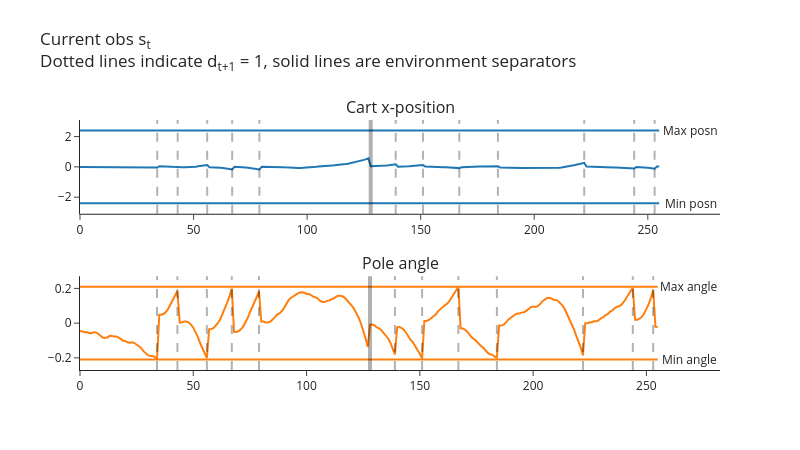
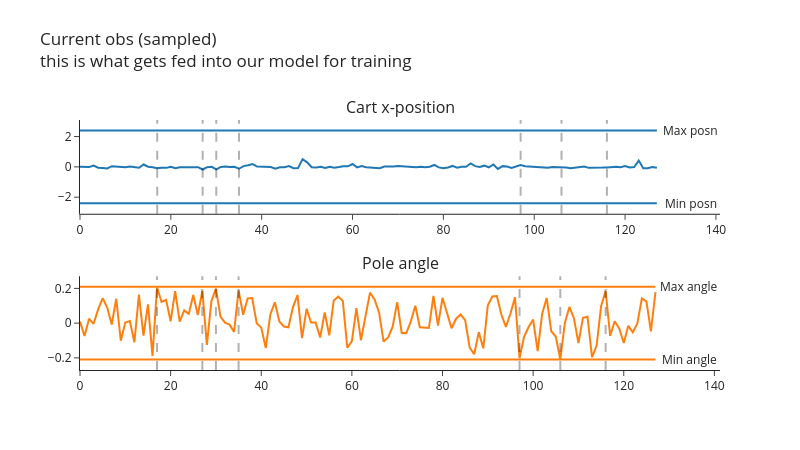

Notebook source saved alongside these figures, in order:
### Markdown cell above
Like before, here's some code to generate and plot observations.

The first plot shows the current observations $s_t$ (with dotted lines indicating a terminated episode $d_{t+1} = 1$). The solid lines indicate the transition between different environments in `envs` (this demo uses `num_envs = 2`). There are `batch_size = num_steps_per_rollout * num_envs = 128 * 2 = 256` observations in total, with `128` coming from each environment.

The second plot shows a single minibatch of sampled experiences from full memory. Each minibatch has size `minibatch_size = 128`, and `minibatches` contains in total `batches_per_learning_phase * (batch_size // minibatch_size) = 2 * 2 = 4` minibatches.

Note that we don't need to worry about terminal observations here, because we're not actually logging `next_obs` (unlike DQN, this won't be part of our loss function).

### Code cell
num_steps_per_rollout = 128
num_envs = 2
batch_size = num_steps_per_rollout * num_envs  # 256

minibatch_size = 128
num_minibatches = batch_size // minibatch_size  # 2

batches_per_learning_phase = 2

envs = CartPole(num_envs=num_envs)  # GPU-batched env: reset()/step() return on-device tensors
memory = ReplayMemory(num_ # @    .       .               .            .       . . .     weeeeddddd    ewefwfer4442423rrgfrrrdwsrdwenvs, (4,), (), batch_size, minibatch_size, batches_per_learning_phase)

logprobs = values = t.zeros(num_envs, device=device)  # dummy values, just so we can see demo of plot
obs, _ = envs.reset()

for i in range(num_steps_per_rollout):  # the locally-defined 128, matching this cell's batch_size
    # Choose a random action and step the env (actions are an on-device tensor for the batched env)
    actions = t.randint(0, envs.single_action_space.n, (num_envs,), device=device)
    next_obs, rewards, terminated, truncated, infos = envs.step(actions)

    # Add experience to memory (everything is already an on-device tensor)
    memory.add(obs, actions, logprobs, values, rewards, terminated)
    obs = next_obs

plot_cartpole_obs_and_dones(
    t.stack(memory.obs).cpu(),
    t.stack(memory.terminated).cpu(),
    title="Current obs s<sub>t</sub><br>Dotted lines indicate d<sub>t+1</sub> = 1, solid lines are environment separators",
)

next_value = next_done = t.zeros(envs.num_envs).to(device)  # dummy values, just so we can see demo of plot
minibatches = memory.get_minibatches(next_value, next_done, gamma=0.99, gae_lambda=0.95)

plot_cartpole_obs_and_dones(
    minibatches[0].obs.cpu(),
    minibatches[0].terminated.cpu(),
    title="Current obs (sampled)<br>this is what gets fed into our model for training",
)

### Figure 1 — Plotly figure (JSON) as saved in the notebook; plotly's stock layout.template omitted (floating-point values rounded to 4 significant figures; data arrays with more than 128 entries replaced by an {"elided": "..."} marker saying what was removed)
{"data": [{"marker": {"color": "#1F77B4"}, "mode": "lines", "name": "posn", "type": "scatter", "xaxis": "x", "y": {"elided": "256 float values"}, "yaxis": "y"}, {"marker": {"color": "#1F77B4"}, "mode": "lines", "name": "posn_min", "type": "scatter", "xaxis": "x", "y": {"elided": "256 float values"}, "yaxis": "y"}, {"marker": {"color": "#1F77B4"}, "mode": "lines", "name": "posn_max", "type": "scatter", "xaxis": "x", "y": {"elided": "256 float values"}, "yaxis": "y"}, {"marker": {"color": "#FF7F0E"}, "mode": "lines", "name": "angle", "type": "scatter", "xaxis": "x2", "y": {"elided": "256 float values"}, "yaxis": "y2"}, {"marker": {"color": "#FF7F0E"}, "mode": "lines", "name": "angle_min", "type": "scatter", "xaxis": "x2", "y": {"elided": "256 float values"}, "yaxis": "y2"}, {"marker": {"color": "#FF7F0E"}, "mode": "lines", "name": "angle_max", "type": "scatter", "xaxis": "x2", "y": {"elided": "256 float values"}, "yaxis": "y2"}], "layout": {"annotations": [{"font": {"size": 16}, "showarrow": false, "text": "Cart x-position", "x": 0.5, "xanchor": "center", "xref": "paper", "y": 1, "yanchor": "bottom", "yref": "paper"}, {"font": {"size": 16}, "showarrow": false, "text": "Pole angle", "x": 0.5, "xanchor": "center", "xref": "paper", "y": 0.375, "yanchor": "bottom", "yref": "paper"}, {"showarrow": false, "text": "Min posn", "x": 268.8, "xref": "x", "y": -2.4, "yref": "y"}, {"showarrow": false, "text": "Min angle", "x": 268.8, "xref": "x2", "y": -0.2095, "yref": "y2"}, {"showarrow": false, "text": "Max posn", "x": 268.8, "xref": "x", "y": 2.4, "yref": "y"}, {"showarrow": false, "text": "Max angle", "x": 268.8, "xref": "x2", "y": 0.2095, "yref": "y2"}], "height": 450, "hovermode": "x unified", "margin": {"t": 120}, "shapes": [{"line": {"color": "black", "dash": "dash", "width": 2}, "type": "line", "x0": 34, "x1": 34, "xref": "x", "y0": 0, "y1": 1, "yref": "y domain"}, {"line": {"color": "black", "dash": "dash", "width": 2}, "type": "line", "x0": 43, "x1": 43, "xref": "x", "y0": 0, "y1": 1, "yref": "y domain"}, {"line": {"color": "black", "dash": "dash", "width": 2}, "type": "line", "x0": 56, "x1": 56, "xref": "x", "y0": 0, "y1": 1, "yref": "y domain"}, {"line": {"color": "black", "dash": "dash", "width": 2}, "type": "line", "x0": 67, "x1": 67, "xref": "x", "y0": 0, "y1": 1, "yref": "y domain"}, {"line": {"color": "black", "dash": "dash", "width": 2}, "type": "line", "x0": 79, "x1": 79, "xref": "x", "y0": 0, "y1": 1, "yref": "y domain"}, {"line": {"color": "black", "dash": "dash", "width": 2}, "type": "line", "x0": 139, "x1": 139, "xref": "x", "y0": 0, "y1": 1, "yref": "y domain"}, {"line": {"color": "black", "dash": "dash", "width": 2}, "type": "line", "x0": 151, "x1": 151, "xref": "x", "y0": 0, "y1": 1, "yref": "y domain"}, {"line": {"color": "black", "dash": "dash", "width": 2}, "type": "line", "x0": 167, "x1": 167, "xref": "x", "y0": 0, "y1": 1, "yref": "y domain"}, {"line": {"color": "black", "dash": "dash", "width": 2}, "type": "line", "x0": 184, "x1": 184, "xref": "x", "y0": 0, "y1": 1, "yref": "y domain"}, {"line": {"color": "black", "dash": "dash", "width": 2}, "type": "line", "x0": 222, "x1": 222, "xref": "x", "y0": 0, "y1": 1, "yref": "y domain"}, {"line": {"color": "black", "dash": "dash", "width": 2}, "type": "line", "x0": 244, "x1": 244, "xref": "x", "y0": 0, "y1": 1, "yref": "y domain"}, {"line": {"color": "black", "dash": "dash", "width": 2}, "type": "line", "x0": 253, "x1": 253, "xref": "x", "y0": 0, "y1": 1, "yref": "y domain"}, {"line": {"color": "black", "width": 4}, "type": "line", "x0": 128, "x1": 128, "xref": "x", "y0": 0, "y1": 1, "yref": "y domain"}, {"line": {"color": "black", "dash": "dash", "width": 2}, "type": "line", "x0": 34, "x1": 34, "xref": "x2", "y0": 0, "y1": 1, "yref": "y2 domain"}, {"line": {"color": "black", "dash": "dash", "width": 2}, "type": "line", "x0": 43, "x1": 43, "xref": "x2", "y0": 0, "y1": 1, "yref": "y2 domain"}, {"line": {"color": "black", "dash": "dash", "width": 2}, "type": "line", "x0": 56, "x1": 56, "xref": "x2", "y0": 0, "y1": 1, "yref": "y2 domain"}, {"line": {"color": "black", "dash": "dash", "width": 2}, "type": "line", "x0": 67, "x1": 67, "xref": "x2", "y0": 0, "y1": 1, "yref": "y2 domain"}, {"line": {"color": "black", "dash": "dash", "width": 2}, "type": "line", "x0": 79, "x1": 79, "xref": "x2", "y0": 0, "y1": 1, "yref": "y2 domain"}, {"line": {"color": "black", "dash": "dash", "width": 2}, "type": "line", "x0": 139, "x1": 139, "xref": "x2", "y0": 0, "y1": 1, "yref": "y2 domain"}, {"line": {"color": "black", "dash": "dash", "width": 2}, "type": "line", "x0": 151, "x1": 151, "xref": "x2", "y0": 0, "y1": 1, "yref": "y2 domain"}, {"line": {"color": "black", "dash": "dash", "width": 2}, "type": "line", "x0": 167, "x1": 167, "xref": "x2", "y0": 0, "y1": 1, "yref": "y2 domain"}, {"line": {"color": "black", "dash": "dash", "width": 2}, "type": "line", "x0": 184, "x1": 184, "xref": "x2", "y0": 0, "y1": 1, "yref": "y2 domain"}, {"line": {"color": "black", "dash": "dash", "width": 2}, "type": "line", "x0": 222, "x1": 222, "xref": "x2", "y0": 0, "y1": 1, "yref": "y2 domain"}, {"line": {"color": "black", "dash": "dash", "width": 2}, "type": "line", "x0": 244, "x1": 244, "xref": "x2", "y0": 0, "y1": 1, "yref": "y2 domain"}, {"line": {"color": "black", "dash": "dash", "width": 2}, "type": "line", "x0": 253, "x1": 253, "xref": "x2", "y0": 0, "y1": 1, "yref": "y2 domain"}, {"line": {"color": "black", "width": 4}, "type": "line", "x0": 128, "x1": 128, "xref": "x2", "y0": 0, "y1": 1, "yref": "y2 domain"}], "showlegend": false, "title": {"text": "Current obs s<sub>t</sub><br>Dotted lines indicate d<sub>t+1</sub> = 1, solid lines are environment separators", "y": 0.9}, "width": 800, "xaxis": {"anchor": "y", "domain": [0, 1]}, "xaxis2": {"anchor": "y2", "domain": [0, 1]}, "yaxis": {"anchor": "x", "domain": [0.625, 1]}, "yaxis2": {"anchor": "x2", "domain": [0, 0.375]}}}

### Figure 2 — Plotly figure (JSON) as saved in the notebook; plotly's stock layout.template omitted (floating-point values rounded to 4 significant figures)
{"data": [{"marker": {"color": "#1F77B4"}, "mode": "lines", "name": "posn", "type": "scatter", "xaxis": "x", "y": [0.01402, -0.0006454, -0.0147, 0.09138, -0.05157, -0.07415, -0.1012, 0.04518, 0.01994, -0.002642, -0.02331, 0.0303, -0.01647, -0.06109, 0.1578, 0.012, -0.02691, -0.0819, -0.0618, -0.06569, 0.006754, -0.09505, -0.02569, -0.03555, -0.02285, -0.02376, -0.01848, -0.1741, -0.0193, 0.000687, -0.1693, -0.003656, 0.017, -0.01298, 0.002198, -0.1237, 0.04877, 0.1063, 0.1835, 0.01677, -0.0007696, -0.022, -0.01055, -0.12, -0.0262, -0.02377, 0.05808, -0.09046, -0.08263, 0.5112, 0.299, -0.02128, -0.04392, 0.006916, -0.07759, 0.0006284, -0.05694, -0.01455, 0.03962, 0.03513, 0.1891, -0.03131, 0.05589, -0.02308, -0.0562, -0.09876, -0.08478, 0.01971, 0.01041, 0.02087, 0.05537, 0.02883, -0.002076, 0.01126, -0.01825, 0.006028, -0.02693, 0.009609, 0.1256, -0.03455, -0.09573, -0.03537, 0.06258, -0.05981, 0.005294, 0.002404, 0.2243, 0.04697, -0.006113, 0.07935, -0.0277, 0.1603, -0.1427, 0.04925, 0.02134, -0.07442, 0.004121, 0.1156, 0.03537, 0.005864, 0.007135, -0.01744, -0.07857, -0.06394, -0.01006, -0.007593, -0.04762, -0.04021, -0.08532, -0.06054, -0.01985, 0.01781, -0.06499, -0.04466, -0.02261, -0.04888, -0.03372, -0.004283, 0.007199, -0.02201, 0.0593, -0.034, -0.005782, 0.4147, -0.08581, -0.09536, -0.0101, -0.06451], "yaxis": "y"}, {"marker": {"color": "#1F77B4"}, "mode": "lines", "name": "posn_min", "type": "scatter", "xaxis": "x", "y": [-2.4, -2.4, -2.4, -2.4, -2.4, -2.4, -2.4, -2.4, -2.4, -2.4, -2.4, -2.4, -2.4, -2.4, -2.4, -2.4, -2.4, -2.4, -2.4, -2.4, -2.4, -2.4, -2.4, -2.4, -2.4, -2.4, -2.4, -2.4, -2.4, -2.4, -2.4, -2.4, -2.4, -2.4, -2.4, -2.4, -2.4, -2.4, -2.4, -2.4, -2.4, -2.4, -2.4, -2.4, -2.4, -2.4, -2.4, -2.4, -2.4, -2.4, -2.4, -2.4, -2.4, -2.4, -2.4, -2.4, -2.4, -2.4, -2.4, -2.4, -2.4, -2.4, -2.4, -2.4, -2.4, -2.4, -2.4, -2.4, -2.4, -2.4, -2.4, -2.4, -2.4, -2.4, -2.4, -2.4, -2.4, -2.4, -2.4, -2.4, -2.4, -2.4, -2.4, -2.4, -2.4, -2.4, -2.4, -2.4, -2.4, -2.4, -2.4, -2.4, -2.4, -2.4, -2.4, -2.4, -2.4, -2.4, -2.4, -2.4, -2.4, -2.4, -2.4, -2.4, -2.4, -2.4, -2.4, -2.4, -2.4, -2.4, -2.4, -2.4, -2.4, -2.4, -2.4, -2.4, -2.4, -2.4, -2.4, -2.4, -2.4, -2.4, -2.4, -2.4, -2.4, -2.4, -2.4, -2.4], "yaxis": "y"}, {"marker": {"color": "#1F77B4"}, "mode": "lines", "name": "posn_max", "type": "scatter", "xaxis": "x", "y": [2.4, 2.4, 2.4, 2.4, 2.4, 2.4, 2.4, 2.4, 2.4, 2.4, 2.4, 2.4, 2.4, 2.4, 2.4, 2.4, 2.4, 2.4, 2.4, 2.4, 2.4, 2.4, 2.4, 2.4, 2.4, 2.4, 2.4, 2.4, 2.4, 2.4, 2.4, 2.4, 2.4, 2.4, 2.4, 2.4, 2.4, 2.4, 2.4, 2.4, 2.4, 2.4, 2.4, 2.4, 2.4, 2.4, 2.4, 2.4, 2.4, 2.4, 2.4, 2.4, 2.4, 2.4, 2.4, 2.4, 2.4, 2.4, 2.4, 2.4, 2.4, 2.4, 2.4, 2.4, 2.4, 2.4, 2.4, 2.4, 2.4, 2.4, 2.4, 2.4, 2.4, 2.4, 2.4, 2.4, 2.4, 2.4, 2.4, 2.4, 2.4, 2.4, 2.4, 2.4, 2.4, 2.4, 2.4, 2.4, 2.4, 2.4, 2.4, 2.4, 2.4, 2.4, 2.4, 2.4, 2.4, 2.4, 2.4, 2.4, 2.4, 2.4, 2.4, 2.4, 2.4, 2.4, 2.4, 2.4, 2.4, 2.4, 2.4, 2.4, 2.4, 2.4, 2.4, 2.4, 2.4, 2.4, 2.4, 2.4, 2.4, 2.4, 2.4, 2.4, 2.4, 2.4, 2.4, 2.4], "yaxis": "y"}, {"marker": {"color": "#FF7F0E"}, "mode": "lines", "name": "angle", "type": "scatter", "xaxis": "x2", "y": [0.008771, -0.07453, 0.02545, -0.003926, 0.07916, 0.1438, 0.08993, -0.007858, 0.1404, -0.1011, 0.003607, 0.01223, -0.1106, 0.1646, -0.07217, 0.1081, -0.1889, 0.2065, 0.1218, 0.1338, 0.01087, 0.1845, 0.009059, 0.07302, 0.05328, 0.1619, 0.0468, 0.1852, -0.1253, 0.1271, 0.1985, 0.0378, 0.003086, -0.008553, -0.05049, 0.1888, 0.04851, 0.142, 0.1442, -0.000542, -0.02609, -0.1429, 0.04954, 0.1197, 0.009171, -0.01996, -0.02429, 0.09258, 0.1608, -0.086, 0.08171, 0.003151, 0.002941, -0.0825, 0.06199, -0.07008, 0.1306, 0.1526, 0.1275, -0.1422, -0.1036, 0.08644, -0.0984, 0.03732, 0.1754, 0.1369, 0.06141, -0.1064, -0.08255, -0.02073, 0.1212, -0.05694, -0.05749, 0.009378, 0.1006, -0.0235, -0.02746, -0.02821, 0.1574, -0.01389, 0.1458, 0.0552, -0.02969, 0.02545, 0.04946, 0.01678, -0.1413, -0.1796, -0.05189, -0.1449, 0.1025, 0.1534, 0.1558, 0.04808, -0.0217, 0.05529, 0.1485, -0.2019, -0.07899, -0.02286, 0.02033, -0.1616, 0.05468, 0.145, -0.04663, -0.07689, -0.2092, 0.001392, 0.0933, 0.02847, -0.1147, 0.0306, 0.03707, -0.1955, -0.1308, 0.09708, 0.1847, -0.07291, 0.01089, -0.03005, -0.1146, -0.01553, -0.05274, -0.002104, 0.1427, 0.125, -0.04751, 0.1783], "yaxis": "y2"}, {"marker": {"color": "#FF7F0E"}, "mode": "lines", "name": "angle_min", "type": "scatter", "xaxis": "x2", "y": [-0.2095, -0.2095, -0.2095, -0.2095, -0.2095, -0.2095, -0.2095, -0.2095, -0.2095, -0.2095, -0.2095, -0.2095, -0.2095, -0.2095, -0.2095, -0.2095, -0.2095, -0.2095, -0.2095, -0.2095, -0.2095, -0.2095, -0.2095, -0.2095, -0.2095, -0.2095, -0.2095, -0.2095, -0.2095, -0.2095, -0.2095, -0.2095, -0.2095, -0.2095, -0.2095, -0.2095, -0.2095, -0.2095, -0.2095, -0.2095, -0.2095, -0.2095, -0.2095, -0.2095, -0.2095, -0.2095, -0.2095, -0.2095, -0.2095, -0.2095, -0.2095, -0.2095, -0.2095, -0.2095, -0.2095, -0.2095, -0.2095, -0.2095, -0.2095, -0.2095, -0.2095, -0.2095, -0.2095, -0.2095, -0.2095, -0.2095, -0.2095, -0.2095, -0.2095, -0.2095, -0.2095, -0.2095, -0.2095, -0.2095, -0.2095, -0.2095, -0.2095, -0.2095, -0.2095, -0.2095, -0.2095, -0.2095, -0.2095, -0.2095, -0.2095, -0.2095, -0.2095, -0.2095, -0.2095, -0.2095, -0.2095, -0.2095, -0.2095, -0.2095, -0.2095, -0.2095, -0.2095, -0.2095, -0.2095, -0.2095, -0.2095, -0.2095, -0.2095, -0.2095, -0.2095, -0.2095, -0.2095, -0.2095, -0.2095, -0.2095, -0.2095, -0.2095, -0.2095, -0.2095, -0.2095, -0.2095, -0.2095, -0.2095, -0.2095, -0.2095, -0.2095, -0.2095, -0.2095, -0.2095, -0.2095, -0.2095, -0.2095, -0.2095], "yaxis": "y2"}, {"marker": {"color": "#FF7F0E"}, "mode": "lines", "name": "angle_max", "type": "scatter", "xaxis": "x2", "y": [0.2095, 0.2095, 0.2095, 0.2095, 0.2095, 0.2095, 0.2095, 0.2095, 0.2095, 0.2095, 0.2095, 0.2095, 0.2095, 0.2095, 0.2095, 0.2095, 0.2095, 0.2095, 0.2095, 0.2095, 0.2095, 0.2095, 0.2095, 0.2095, 0.2095, 0.2095, 0.2095, 0.2095, 0.2095, 0.2095, 0.2095, 0.2095, 0.2095, 0.2095, 0.2095, 0.2095, 0.2095, 0.2095, 0.2095, 0.2095, 0.2095, 0.2095, 0.2095, 0.2095, 0.2095, 0.2095, 0.2095, 0.2095, 0.2095, 0.2095, 0.2095, 0.2095, 0.2095, 0.2095, 0.2095, 0.2095, 0.2095, 0.2095, 0.2095, 0.2095, 0.2095, 0.2095, 0.2095, 0.2095, 0.2095, 0.2095, 0.2095, 0.2095, 0.2095, 0.2095, 0.2095, 0.2095, 0.2095, 0.2095, 0.2095, 0.2095, 0.2095, 0.2095, 0.2095, 0.2095, 0.2095, 0.2095, 0.2095, 0.2095, 0.2095, 0.2095, 0.2095, 0.2095, 0.2095, 0.2095, 0.2095, 0.2095, 0.2095, 0.2095, 0.2095, 0.2095, 0.2095, 0.2095, 0.2095, 0.2095, 0.2095, 0.2095, 0.2095, 0.2095, 0.2095, 0.2095, 0.2095, 0.2095, 0.2095, 0.2095, 0.2095, 0.2095, 0.2095, 0.2095, 0.2095, 0.2095, 0.2095, 0.2095, 0.2095, 0.2095, 0.2095, 0.2095, 0.2095, 0.2095, 0.2095, 0.2095, 0.2095, 0.2095], "yaxis": "y2"}], "layout": {"annotations": [{"font": {"size": 16}, "showarrow": false, "text": "Cart x-position", "x": 0.5, "xanchor": "center", "xref": "paper", "y": 1, "yanchor": "bottom", "yref": "paper"}, {"font": {"size": 16}, "showarrow": false, "text": "Pole angle", "x": 0.5, "xanchor": "center", "xref": "paper", "y": 0.375, "yanchor": "bottom", "yref": "paper"}, {"showarrow": false, "text": "Min posn", "x": 134.4, "xref": "x", "y": -2.4, "yref": "y"}, {"showarrow": false, "text": "Min angle", "x": 134.4, "xref": "x2", "y": -0.2095, "yref": "y2"}, {"showarrow": false, "text": "Max posn", "x": 134.4, "xref": "x", "y": 2.4, "yref": "y"}, {"showarrow": false, "text": "Max angle", "x": 134.4, "xref": "x2", "y": 0.2095, "yref": "y2"}], "height": 450, "hovermode": "x unified", "margin": {"t": 120}, "shapes": [{"line": {"color": "black", "dash": "dash", "width": 2}, "type": "line", "x0": 17, "x1": 17, "xref": "x", "y0": 0, "y1": 1, "yref": "y domain"}, {"line": {"color": "black", "dash": "dash", "width": 2}, "type": "line", "x0": 27, "x1": 27, "xref": "x", "y0": 0, "y1": 1, "yref": "y domain"}, {"line": {"color": "black", "dash": "dash", "width": 2}, "type": "line", "x0": 30, "x1": 30, "xref": "x", "y0": 0, "y1": 1, "yref": "y domain"}, {"line": {"color": "black", "dash": "dash", "width": 2}, "type": "line", "x0": 35, "x1": 35, "xref": "x", "y0": 0, "y1": 1, "yref": "y domain"}, {"line": {"color": "black", "dash": "dash", "width": 2}, "type": "line", "x0": 97, "x1": 97, "xref": "x", "y0": 0, "y1": 1, "yref": "y domain"}, {"line": {"color": "black", "dash": "dash", "width": 2}, "type": "line", "x0": 106, "x1": 106, "xref": "x", "y0": 0, "y1": 1, "yref": "y domain"}, {"line": {"color": "black", "dash": "dash", "width": 2}, "type": "line", "x0": 116, "x1": 116, "xref": "x", "y0": 0, "y1": 1, "yref": "y domain"}, {"line": {"color": "black", "dash": "dash", "width": 2}, "type": "line", "x0": 17, "x1": 17, "xref": "x2", "y0": 0, "y1": 1, "yref": "y2 domain"}, {"line": {"color": "black", "dash": "dash", "width": 2}, "type": "line", "x0": 27, "x1": 27, "xref": "x2", "y0": 0, "y1": 1, "yref": "y2 domain"}, {"line": {"color": "black", "dash": "dash", "width": 2}, "type": "line", "x0": 30, "x1": 30, "xref": "x2", "y0": 0, "y1": 1, "yref": "y2 domain"}, {"line": {"color": "black", "dash": "dash", "width": 2}, "type": "line", "x0": 35, "x1": 35, "xref": "x2", "y0": 0, "y1": 1, "yref": "y2 domain"}, {"line": {"color": "black", "dash": "dash", "width": 2}, "type": "line", "x0": 97, "x1": 97, "xref": "x2", "y0": 0, "y1": 1, "yref": "y2 domain"}, {"line": {"color": "black", "dash": "dash", "width": 2}, "type": "line", "x0": 106, "x1": 106, "xref": "x2", "y0": 0, "y1": 1, "yref": "y2 domain"}, {"line": {"color": "black", "dash": "dash", "width": 2}, "type": "line", "x0": 116, "x1": 116, "xref": "x2", "y0": 0, "y1": 1, "yref": "y2 domain"}], "showlegend": false, "title": {"text": "Current obs (sampled)<br>this is what gets fed into our model for training", "y": 0.9}, "width": 800, "xaxis": {"anchor": "y", "domain": [0, 1]}, "xaxis2": {"anchor": "y2", "domain": [0, 1]}, "yaxis": {"anchor": "x", "domain": [0.625, 1]}, "yaxis2": {"anchor": "x2", "domain": [0, 0.375]}}}
